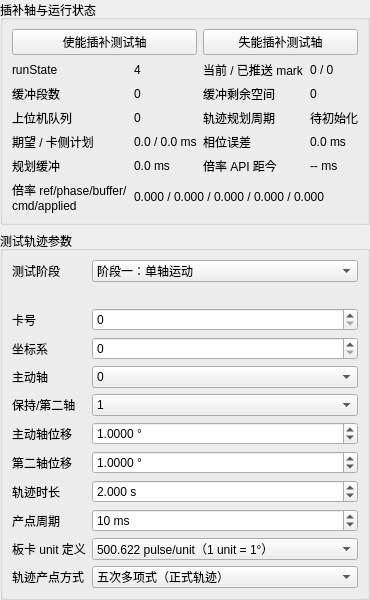
                <widget class="QWidget" name="contiLeftPanel" native="true">
                 <layout class="QVBoxLayout" name="contiLeftPanelLayout">
                  <property name="leftMargin">
                   <number>0</number>
                  </property>
                  <property name="topMargin">
                   <number>0</number>
                  </property>
                  <property name="rightMargin">
                   <number>0</number>
                  </property>
                  <property name="bottomMargin">
                   <number>0</number>
                  </property>
                  <item>
                   <widget class="QGroupBox" name="contiRuntimeStatusGroup">
                    <property name="title">
                     <string>插补轴与运行状态</string>
                    </property>
                    <layout class="QGridLayout" name="contiRuntimeStatusLayout">
                     <item row="0" column="0" colspan="2">
                      <widget class="QPushButton" name="contiEnableAxesButton">
                       <property name="toolTip">
                        <string>使能本页“主动轴”和“保持/第二轴”所选的测试轴。</string>
                       </property>
                       <property name="text">
                        <string>使能插补测试轴</string>
                       </property>
                      </widget>
                     </item>
                     <item row="0" column="2" colspan="2">
                      <widget class="QPushButton" name="contiDisableAxesButton">
                       <property name="toolTip">
                        <string>失能本页“主动轴”和“保持/第二轴”所选的测试轴。</string>
                       </property>
                       <property name="text">
                        <string>失能插补测试轴</string>
                       </property>
                      </widget>
                     </item>
                     <item row="1" column="0">
                      <widget class="QLabel" name="contiRunStateLabel">
                       <property name="text">
                        <string>runState</string>
                       </property>
                      </widget>
                     </item>
                     <item row="1" column="1">
                      <widget class="QLabel" name="contiRunStateValueLabel">
                       <property name="text">
                        <string>4</string>
                       </property>
                      </widget>
                     </item>
                     <item row="1" column="2">
                      <widget class="QLabel" name="contiMarkLabel">
                       <property name="text">
                        <string>当前 / 已推送 mark</string>
                       </property>
                      </widget>
                     </item>
                     <item row="1" column="3">
                      <widget class="QLabel" name="contiMarkValueLabel">
                       <property name="text">
                        <string>0 / 0</string>
                       </property>
                      </widget>
                     </item>
                     <item row="2" column="0">
                      <widget class="QLabel" name="contiBufferLabel">
                       <property name="text">
                        <string>缓冲段数</string>
                       </property>
                      </widget>
                     </item>
                     <item row="2" column="1">
                      <widget class="QLabel" name="contiBufferValueLabel">
                       <property name="text">
                        <string>0</string>
                       </property>
                      </widget>
                     </item>
                     <item row="2" column="2">
                      <widget class="QLabel" name="contiSpaceLabel">
                       <property name="text">
                        <string>缓冲剩余空间</string>
                       </property>
                      </widget>
                     </item>
                     <item row="2" column="3">
                      <widget class="QLabel" name="contiSpaceValueLabel">
                       <property name="text">
                        <string>0</string>
                       </property>
                      </widget>
                     </item>
                     <item row="3" column="0">
                      <widget class="QLabel" name="contiHostQueueLabel">
                       <property name="text">
                        <string>上位机队列</string>
                       </property>
                      </widget>
                     </item>
                     <item row="3" column="1">
                      <widget class="QLabel" name="contiHostQueueValueLabel">
                       <property name="text">
                        <string>0</string>
                       </property>
                      </widget>
                     </item>
                     <item row="3" column="2">
                      <widget class="QLabel" name="contiPlanningAlignmentLabel">
                       <property name="text">
                        <string>轨迹规划周期</string>
                       </property>
                      </widget>
                     </item>
                     <item row="3" column="3">
                      <widget class="QLabel" name="contiPlanningAlignmentValueLabel">
                       <property name="text">
                        <string>待初始化</string>
                       </property>
                       <property name="wordWrap">
                        <bool>true</bool>
                       </property>
                      </widget>
                     </item>
                     <item row="4" column="0">
                      <widget class="QLabel" name="contiExpectedPlanTimeLabel">
                       <property name="text">
                        <string>期望 / 卡侧计划</string>
                       </property>
                      </widget>
                     </item>
                     <item row="4" column="1">
                      <widget class="QLabel" name="contiExpectedPlanTimeValueLabel">
                       <property name="text">
                        <string>0.0 / 0.0 ms</string>
                       </property>
                      </widget>
                     </item>
                     <item row="4" column="2">
                      <widget class="QLabel" name="contiPhaseErrorLabel">
                       <property name="text">
                        <string>相位误差</string>
                       </property>
                      </widget>
                     </item>
                     <item row="4" column="3">
                      <widget class="QLabel" name="contiPhaseErrorValueLabel">
                       <property name="text">
                        <string>0.0 ms</string>
                       </property>
                      </widget>
                     </item>
                     <item row="5" column="0">
                      <widget class="QLabel" name="contiBufferTimeLabel">
                       <property name="text">
                        <string>规划缓冲</string>
                       </property>
                      </widget>
                     </item>
                     <item row="5" column="1">
                      <widget class="QLabel" name="contiBufferTimeValueLabel">
                       <property name="text">
                        <string>0.0 ms</string>
                       </property>
                      </widget>
                     </item>
                     <item row="5" column="2">
                      <widget class="QLabel" name="contiRatioApiAgeLabel">
                       <property name="text">
                        <string>倍率 API 距今</string>
                       </property>
                      </widget>
                     </item>
                     <item row="5" column="3">
                      <widget class="QLabel" name="contiRatioApiAgeValueLabel">
                       <property name="text">
                        <string>-- ms</string>
                       </property>
                      </widget>
                     </item>
                     <item row="6" column="0">
                      <widget class="QLabel" name="contiRatioDiagLabel">
                       <property name="text">
                        <string>倍率 ref/phase/buffer/cmd/applied</string>
                       </property>
                       <property name="wordWrap">
                        <bool>true</bool>
                       </property>
                      </widget>
                     </item>
                     <item row="6" column="1" colspan="3">
                      <widget class="QLabel" name="contiRatioDiagValueLabel">
                       <property name="text">
                        <string>0.000 / 0.000 / 0.000 / 0.000 / 0.000</string>
                       </property>
                       <property name="wordWrap">
                        <bool>true</bool>
                       </property>
                      </widget>
                     </item>
                    </layout>
                   </widget>
                  </item>
                  <item>
                 <widget class="QGroupBox" name="testGroup">
                  <property name="title">
                  <string>测试轨迹参数</string>
                    </property>
                    <layout class="QFormLayout" name="testForm">
                     <item row="0" column="0">
                      <widget class="QLabel" name="stageLabel">
                       <property name="text">
                        <string>测试阶段</string>
                       </property>
                      </widget>
                     </item>
                     <item row="0" column="1">
                      <widget class="QComboBox" name="stageCombo">
                       <item>
                        <property name="text">
                         <string>阶段一：单轴运动</string>
                        </property>
                       </item>
                       <item>
                        <property name="text">
                         <string>阶段二：双轴同步</string>
                        </property>
                       </item>
                      </widget>
                     </item>
                     <item row="1" column="0" colspan="2">
                      <widget class="QLabel" name="stageHintLabel">
                       <property name="wordWrap">
                        <bool>true</bool>
                       </property>
                      </widget>
                     </item>
                     <item row="2" column="0">
                      <widget class="QLabel" name="cardLabel">
                       <property name="text">
                        <string>卡号</string>
                       </property>
                      </widget>
                     </item>
                     <item row="2" column="1">
                      <widget class="QSpinBox" name="cardSpin">
                       <property name="maximum">
                        <number>15</number>
                       </property>
                      </widget>
                     </item>
                     <item row="3" column="0">
                      <widget class="QLabel" name="crdLabel">
                       <property name="text">
                        <string>坐标系</string>
                       </property>
                      </widget>
                     </item>
                     <item row="3" column="1">
                      <widget class="QSpinBox" name="crdSpin">
                       <property name="maximum">
                        <number>7</number>
                       </property>
                      </widget>
                     </item>
                     <item row="4" column="0">
                      <widget class="QLabel" name="activeAxisLabel">
                       <property name="text">
                        <string>主动轴</string>
                       </property>
                      </widget>
                     </item>
                     <item row="4" column="1">
                      <widget class="QComboBox" name="activeAxisCombo">
                       <item>
                        <property name="text">
                         <string>0</string>
                        </property>
                       </item>
                       <item>
                        <property name="text">
                         <string>1</string>
                        </property>
                       </item>
                       <item>
                        <property name="text">
                         <string>2</string>
                        </property>
                       </item>
                       <item>
                        <property name="text">
                         <string>3</string>
                        </property>
                       </item>
                       <item>
                        <property name="text">
                         <string>4</string>
                        </property>
                       </item>
                       <item>
                        <property name="text">
                         <string>5</string>
                        </property>
                       </item>
                       <item>
                        <property name="text">
                         <string>6</string>
                        </property>
                       </item>
                       <item>
                        <property name="text">
                         <string>7</string>
                        </property>
                       </item>
                      </widget>
                     </item>
                     <item row="5" column="0">
                      <widget class="QLabel" name="holdAxisLabel">
                       <property name="text">
                        <string>保持/第二轴</string>
                       </property>
                      </widget>
                     </item>
                     <item row="5" column="1">
                      <widget class="QComboBox" name="holdAxisCombo">
                       <property name="currentIndex">
                        <number>1</number>
                       </property>
                       <item>
                        <property name="text">
                         <string>0</string>
                        </property>
                       </item>
                       <item>
                        <property name="text">
                         <string>1</string>
                        </property>
                       </item>
                       <item>
                        <property name="text">
                         <string>2</string>
                        </property>
                       </item>
                       <item>
                        <property name="text">
                         <string>3</string>
                        </property>
                       </item>
                       <item>
                        <property name="text">
                         <string>4</string>
                        </property>
                       </item>
                       <item>
                        <property name="text">
                         <string>5</string>
                        </property>
                       </item>
                       <item>
                        <property name="text">
                         <string>6</string>
                        </property>
                       </item>
                       <item>
                        <property name="text">
                         <string>7</string>
                        </property>
                       </item>
                      </widget>
                     </item>
                     <item row="6" column="0">
                      <widget class="QLabel" name="activeDeltaLabel">
                       <property name="text">
                        <string>主动轴位移</string>
                       </property>
                      </widget>
                     </item>
                     <item row="6" column="1">
                      <widget class="QDoubleSpinBox" name="activeDeltaSpin">
                       <property name="suffix">
                        <string> °</string>
                       </property>
                       <property name="decimals">
                        <number>4</number>
                       </property>
                       <property name="minimum">
                        <double>-1000000.000000000000000</double>
                       </property>
                       <property name="maximum">
                        <double>1000000.000000000000000</double>
                       </property>
                       <property name="value">
                        <double>1.000000000000000</double>
                       </property>
                      </widget>
                     </item>
                     <item row="7" column="0">
                      <widget class="QLabel" name="holdDeltaLabel">
                       <property name="text">
                        <string>第二轴位移</string>
                       </property>
                      </widget>
                     </item>
                     <item row="7" column="1">
                      <widget class="QDoubleSpinBox" name="holdDeltaSpin">
                       <property name="suffix">
                        <string> °</string>
                       </property>
                       <property name="decimals">
                        <number>4</number>
                       </property>
                       <property name="minimum">
                        <double>-1000000.000000000000000</double>
                       </property>
                       <property name="maximum">
                        <double>1000000.000000000000000</double>
                       </property>
                       <property name="value">
                        <double>1.000000000000000</double>
                       </property>
                      </widget>
                     </item>
                     <item row="8" column="0">
                      <widget class="QLabel" name="durationLabel">
                       <property name="text">
                        <string>轨迹时长</string>
                       </property>
                      </widget>
                     </item>
                     <item row="8" column="1">
                      <widget class="QDoubleSpinBox" name="durationSpin">
                       <property name="suffix">
                        <string> s</string>
                       </property>
                       <property name="decimals">
                        <number>3</number>
                       </property>
                       <property name="minimum">
                        <double>0.100000000000000</double>
                       </property>
                       <property name="maximum">
                        <double>3600.000000000000000</double>
                       </property>
                       <property name="value">
                        <double>2.000000000000000</double>
                       </property>
                      </widget>
                     </item>
                     <item row="9" column="0">
                      <widget class="QLabel" name="producerPeriodLabel">
                       <property name="text">
                        <string>产点周期</string>
                       </property>
                      </widget>
                     </item>
                     <item row="9" column="1">
                      <widget class="QSpinBox" name="producerPeriodSpin">
                       <property name="suffix">
                        <string> ms</string>
                       </property>
                       <property name="minimum">
                        <number>1</number>
                       </property>
                       <property name="maximum">
                        <number>1000</number>
                       </property>
                       <property name="value">
                        <number>10</number>
                       </property>
                      </widget>
                     </item>
                     <item row="10" column="0">
                      <widget class="QLabel" name="cardUnitDefinitionLabel">
                       <property name="text">
                        <string>板卡 unit 定义</string>
                       </property>
                      </widget>
                     </item>
                     <item row="10" column="1">
                      <widget class="QComboBox" name="cardUnitDefinitionCombo">
                       <item>
                        <property name="text">
                         <string>500.622 pulse/unit（1 unit = 1°）</string>
                        </property>
                       </item>
                       <item>
                        <property name="text">
                         <string>50.0622 pulse/unit（1 unit = 0.1°）</string>
                        </property>
                       </item>
                       <item>
                        <property name="text">
                         <string>5.00622 pulse/unit（1 unit = 0.01°）</string>
                        </property>
                       </item>
                      </widget>
                     </item>
                     <item row="11" column="0">
                      <widget class="QLabel" name="trajectoryPointModeLabel">
                       <property name="text">
                        <string>轨迹产点方式</string>
                       </property>
                      </widget>
                     </item>
                     <item row="11" column="1">
                      <widget class="QComboBox" name="trajectoryPointModeCombo">
                       <item>
                        <property name="text">
                         <string>五次多项式（正式轨迹）</string>
                        </property>
                       </item>
                       <item>
                        <property name="text">
                         <string>等间距直线（前瞻对照）</string>
                        </property>
                       </item>
                      </widget>
                     </item>
                    </layout>
                   </widget>
                  </item>
                 </layout>
                </widget>
